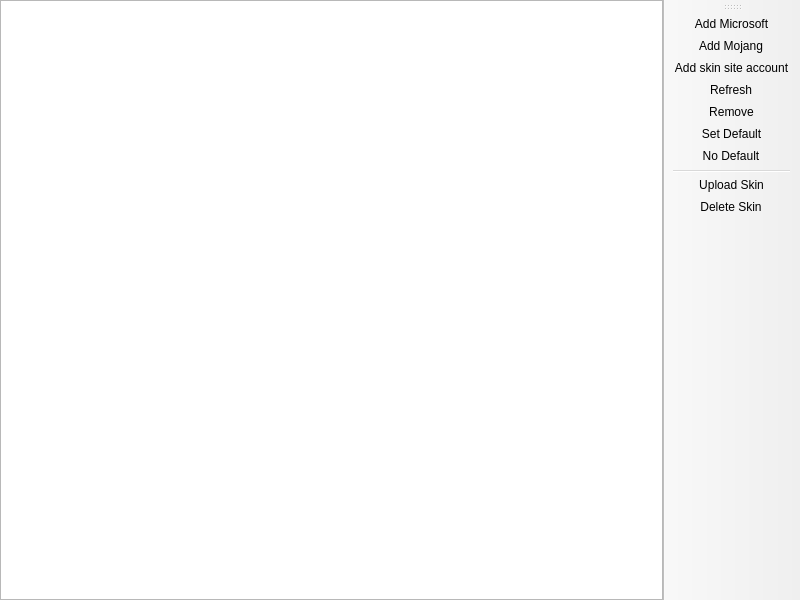
<?xml version="1.0" encoding="UTF-8"?>
<ui version="4.0">
 <class>AccountListPage</class>
 <widget class="QMainWindow" name="AccountListPage">
  <property name="geometry">
   <rect>
    <x>0</x>
    <y>0</y>
    <width>800</width>
    <height>600</height>
   </rect>
  </property>
  <widget class="QWidget" name="centralwidget">
   <layout class="QHBoxLayout" name="horizontalLayout">
    <property name="leftMargin">
     <number>0</number>
    </property>
    <property name="topMargin">
     <number>0</number>
    </property>
    <property name="rightMargin">
     <number>0</number>
    </property>
    <property name="bottomMargin">
     <number>0</number>
    </property>
    <item>
     <widget class="VersionListView" name="listView">
      <property name="alternatingRowColors">
       <bool>true</bool>
      </property>
      <property name="rootIsDecorated">
       <bool>false</bool>
      </property>
      <property name="itemsExpandable">
       <bool>false</bool>
      </property>
      <property name="allColumnsShowFocus">
       <bool>true</bool>
      </property>
      <attribute name="headerStretchLastSection">
       <bool>false</bool>
      </attribute>
     </widget>
    </item>
   </layout>
  </widget>
  <widget class="WideBar" name="toolBar">
   <attribute name="toolBarArea">
    <enum>RightToolBarArea</enum>
   </attribute>
   <attribute name="toolBarBreak">
    <bool>false</bool>
   </attribute>
   <addaction name="actionAddMicrosoft"/>
   <addaction name="actionAddMojang"/>
   <addaction name="actionAddBs"/>
   <addaction name="actionRefresh"/>
   <addaction name="actionRemove"/>
   <addaction name="actionSetDefault"/>
   <addaction name="actionNoDefault"/>
   <addaction name="separator"/>
   <addaction name="actionUploadSkin"/>
   <addaction name="actionDeleteSkin"/>
  </widget>
  <action name="actionAddMojang">
   <property name="text">
    <string>Add Mojang</string>
   </property>
  </action>
  <action name="actionRemove">
   <property name="text">
    <string>Remove</string>
   </property>
  </action>
  <action name="actionSetDefault">
   <property name="text">
    <string>Set Default</string>
   </property>
  </action>
  <action name="actionNoDefault">
   <property name="checkable">
    <bool>true</bool>
   </property>
   <property name="text">
    <string>No Default</string>
   </property>
  </action>
  <action name="actionUploadSkin">
   <property name="text">
    <string>Upload Skin</string>
   </property>
  </action>
  <action name="actionDeleteSkin">
   <property name="text">
    <string>Delete Skin</string>
   </property>
   <property name="toolTip">
    <string>Delete the currently active skin and go back to the default one</string>
   </property>
  </action>
  <action name="actionAddMicrosoft">
   <property name="text">
    <string>Add Microsoft</string>
   </property>
  </action>
  <action name="actionRefresh">
   <property name="text">
    <string>Refresh</string>
   </property>
   <property name="toolTip">
    <string>Refresh the account tokens</string>
   </property>
  </action>
  <action name="actionAddBs">
   <property name="checkable">
    <bool>false</bool>
   </property>
   <property name="text">
    <string>Add skin site account</string>
   </property>
   <property name="toolTip">
    <string>Add skin site account</string>
   </property>
  </action>
 </widget>
 <customwidgets>
  <customwidget>
   <class>VersionListView</class>
   <extends>QTreeView</extends>
   <header>ui/widgets/VersionListView.h</header>
  </customwidget>
  <customwidget>
   <class>WideBar</class>
   <extends>QToolBar</extends>
   <header>ui/widgets/WideBar.h</header>
  </customwidget>
 </customwidgets>
 <resources/>
 <connections/>
</ui>
